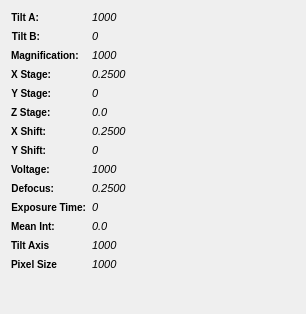
<?xml version="1.0" encoding="UTF-8"?>
<ui version="4.0">
 <class>MRCTiltInfo</class>
 <widget class="QWidget" name="MRCTiltInfo">
  <property name="geometry">
   <rect>
    <x>0</x>
    <y>0</y>
    <width>306</width>
    <height>314</height>
   </rect>
  </property>
  <property name="windowTitle">
   <string>MRC Tilt Information</string>
  </property>
  <layout class="QFormLayout" name="formLayout">
   <item row="0" column="0">
    <widget class="QLabel" name="label_24">
     <property name="font">
      <font>
       <pointsize>-1</pointsize>
       <weight>75</weight>
       <bold>true</bold>
      </font>
     </property>
     <property name="styleSheet">
      <string notr="true">QLabel {
font-weight: bold;
font-size: 10px;
}</string>
     </property>
     <property name="text">
      <string>Tilt A:</string>
     </property>
     <property name="alignment">
      <set>Qt::AlignRight|Qt::AlignTrailing|Qt::AlignVCenter</set>
     </property>
    </widget>
   </item>
   <item row="0" column="1">
    <widget class="QLabel" name="a_tilt">
     <property name="minimumSize">
      <size>
       <width>60</width>
       <height>0</height>
      </size>
     </property>
     <property name="font">
      <font>
       <pointsize>-1</pointsize>
       <italic>true</italic>
      </font>
     </property>
     <property name="styleSheet">
      <string notr="true">QLabel {
	font-size: 11px;
	font-style: italic;
}</string>
     </property>
     <property name="text">
      <string>1000</string>
     </property>
     <property name="scaledContents">
      <bool>true</bool>
     </property>
    </widget>
   </item>
   <item row="1" column="0">
    <widget class="QLabel" name="label_25">
     <property name="font">
      <font>
       <pointsize>-1</pointsize>
       <weight>75</weight>
       <bold>true</bold>
      </font>
     </property>
     <property name="styleSheet">
      <string notr="true">QLabel {
font-weight: bold;
font-size: 10px;
}</string>
     </property>
     <property name="text">
      <string>Tilt B:</string>
     </property>
     <property name="alignment">
      <set>Qt::AlignRight|Qt::AlignTrailing|Qt::AlignVCenter</set>
     </property>
    </widget>
   </item>
   <item row="1" column="1">
    <widget class="QLabel" name="b_tilt">
     <property name="minimumSize">
      <size>
       <width>60</width>
       <height>0</height>
      </size>
     </property>
     <property name="font">
      <font>
       <pointsize>-1</pointsize>
       <italic>true</italic>
      </font>
     </property>
     <property name="styleSheet">
      <string notr="true">QLabel {
	font-size: 11px;
	font-style: italic;
}</string>
     </property>
     <property name="text">
      <string>0</string>
     </property>
     <property name="scaledContents">
      <bool>true</bool>
     </property>
    </widget>
   </item>
   <item row="2" column="0">
    <widget class="QLabel" name="label_12">
     <property name="styleSheet">
      <string notr="true">QLabel {
font-weight: bold;
font-size: 10px;
}</string>
     </property>
     <property name="text">
      <string>Magnification:</string>
     </property>
    </widget>
   </item>
   <item row="2" column="1">
    <widget class="QLabel" name="magnification">
     <property name="minimumSize">
      <size>
       <width>60</width>
       <height>0</height>
      </size>
     </property>
     <property name="font">
      <font>
       <pointsize>-1</pointsize>
       <italic>true</italic>
      </font>
     </property>
     <property name="styleSheet">
      <string notr="true">QLabel {
	font-size: 11px;
	font-style: italic;
}</string>
     </property>
     <property name="text">
      <string>1000</string>
     </property>
     <property name="scaledContents">
      <bool>true</bool>
     </property>
    </widget>
   </item>
   <item row="3" column="0">
    <widget class="QLabel" name="label_27">
     <property name="font">
      <font>
       <pointsize>-1</pointsize>
       <weight>75</weight>
       <bold>true</bold>
      </font>
     </property>
     <property name="styleSheet">
      <string notr="true">QLabel {
font-weight: bold;
font-size: 10px;
}</string>
     </property>
     <property name="text">
      <string>X Stage:</string>
     </property>
     <property name="alignment">
      <set>Qt::AlignRight|Qt::AlignTrailing|Qt::AlignVCenter</set>
     </property>
    </widget>
   </item>
   <item row="3" column="1">
    <widget class="QLabel" name="x_stage">
     <property name="minimumSize">
      <size>
       <width>60</width>
       <height>0</height>
      </size>
     </property>
     <property name="font">
      <font>
       <pointsize>-1</pointsize>
       <italic>true</italic>
      </font>
     </property>
     <property name="styleSheet">
      <string notr="true">QLabel {
	font-size: 11px;
	font-style: italic;
}</string>
     </property>
     <property name="text">
      <string>0.2500</string>
     </property>
     <property name="scaledContents">
      <bool>true</bool>
     </property>
    </widget>
   </item>
   <item row="4" column="0">
    <widget class="QLabel" name="label_28">
     <property name="font">
      <font>
       <pointsize>-1</pointsize>
       <weight>75</weight>
       <bold>true</bold>
      </font>
     </property>
     <property name="styleSheet">
      <string notr="true">QLabel {
font-weight: bold;
font-size: 10px;
}</string>
     </property>
     <property name="text">
      <string>Y Stage:</string>
     </property>
     <property name="alignment">
      <set>Qt::AlignRight|Qt::AlignTrailing|Qt::AlignVCenter</set>
     </property>
    </widget>
   </item>
   <item row="4" column="1">
    <widget class="QLabel" name="y_stage">
     <property name="minimumSize">
      <size>
       <width>60</width>
       <height>0</height>
      </size>
     </property>
     <property name="font">
      <font>
       <pointsize>-1</pointsize>
       <italic>true</italic>
      </font>
     </property>
     <property name="styleSheet">
      <string notr="true">QLabel {
	font-size: 11px;
	font-style: italic;
}</string>
     </property>
     <property name="text">
      <string>0</string>
     </property>
     <property name="scaledContents">
      <bool>true</bool>
     </property>
    </widget>
   </item>
   <item row="5" column="0">
    <widget class="QLabel" name="m_ZMax_5">
     <property name="font">
      <font>
       <pointsize>-1</pointsize>
       <weight>75</weight>
       <bold>true</bold>
      </font>
     </property>
     <property name="styleSheet">
      <string notr="true">QLabel {
font-weight: bold;
font-size: 10px;
}</string>
     </property>
     <property name="text">
      <string>Z Stage:</string>
     </property>
    </widget>
   </item>
   <item row="5" column="1">
    <widget class="QLabel" name="z_stage">
     <property name="minimumSize">
      <size>
       <width>60</width>
       <height>0</height>
      </size>
     </property>
     <property name="font">
      <font>
       <pointsize>-1</pointsize>
       <italic>true</italic>
      </font>
     </property>
     <property name="styleSheet">
      <string notr="true">QLabel {
	font-size: 11px;
	font-style: italic;
}</string>
     </property>
     <property name="text">
      <string>0.0</string>
     </property>
     <property name="scaledContents">
      <bool>true</bool>
     </property>
    </widget>
   </item>
   <item row="6" column="0">
    <widget class="QLabel" name="label_26">
     <property name="font">
      <font>
       <pointsize>-1</pointsize>
       <weight>75</weight>
       <bold>true</bold>
      </font>
     </property>
     <property name="styleSheet">
      <string notr="true">QLabel {
font-weight: bold;
font-size: 10px;
}</string>
     </property>
     <property name="text">
      <string>X Shift:</string>
     </property>
     <property name="alignment">
      <set>Qt::AlignRight|Qt::AlignTrailing|Qt::AlignVCenter</set>
     </property>
    </widget>
   </item>
   <item row="6" column="1">
    <widget class="QLabel" name="x_shift">
     <property name="minimumSize">
      <size>
       <width>60</width>
       <height>0</height>
      </size>
     </property>
     <property name="font">
      <font>
       <pointsize>-1</pointsize>
       <italic>true</italic>
      </font>
     </property>
     <property name="styleSheet">
      <string notr="true">QLabel {
	font-size: 11px;
	font-style: italic;
}</string>
     </property>
     <property name="text">
      <string>0.2500</string>
     </property>
     <property name="scaledContents">
      <bool>true</bool>
     </property>
    </widget>
   </item>
   <item row="7" column="0">
    <widget class="QLabel" name="label_29">
     <property name="font">
      <font>
       <pointsize>-1</pointsize>
       <weight>75</weight>
       <bold>true</bold>
      </font>
     </property>
     <property name="styleSheet">
      <string notr="true">QLabel {
font-weight: bold;
font-size: 10px;
}</string>
     </property>
     <property name="text">
      <string>Y Shift:</string>
     </property>
     <property name="alignment">
      <set>Qt::AlignRight|Qt::AlignTrailing|Qt::AlignVCenter</set>
     </property>
    </widget>
   </item>
   <item row="7" column="1">
    <widget class="QLabel" name="y_shift">
     <property name="minimumSize">
      <size>
       <width>60</width>
       <height>0</height>
      </size>
     </property>
     <property name="font">
      <font>
       <pointsize>-1</pointsize>
       <italic>true</italic>
      </font>
     </property>
     <property name="styleSheet">
      <string notr="true">QLabel {
	font-size: 11px;
	font-style: italic;
}</string>
     </property>
     <property name="text">
      <string>0</string>
     </property>
     <property name="scaledContents">
      <bool>true</bool>
     </property>
    </widget>
   </item>
   <item row="8" column="0">
    <widget class="QLabel" name="label_11">
     <property name="styleSheet">
      <string notr="true">QLabel {
font-weight: bold;
font-size: 10px;
}</string>
     </property>
     <property name="text">
      <string>Voltage:</string>
     </property>
    </widget>
   </item>
   <item row="8" column="1">
    <widget class="QLabel" name="voltage">
     <property name="minimumSize">
      <size>
       <width>60</width>
       <height>0</height>
      </size>
     </property>
     <property name="font">
      <font>
       <pointsize>-1</pointsize>
       <italic>true</italic>
      </font>
     </property>
     <property name="styleSheet">
      <string notr="true">QLabel {
	font-size: 11px;
	font-style: italic;
}</string>
     </property>
     <property name="text">
      <string>1000</string>
     </property>
     <property name="scaledContents">
      <bool>true</bool>
     </property>
    </widget>
   </item>
   <item row="9" column="0">
    <widget class="QLabel" name="label_30">
     <property name="font">
      <font>
       <pointsize>-1</pointsize>
       <weight>75</weight>
       <bold>true</bold>
      </font>
     </property>
     <property name="styleSheet">
      <string notr="true">QLabel {
font-weight: bold;
font-size: 10px;
}</string>
     </property>
     <property name="text">
      <string>Defocus:</string>
     </property>
     <property name="alignment">
      <set>Qt::AlignRight|Qt::AlignTrailing|Qt::AlignVCenter</set>
     </property>
    </widget>
   </item>
   <item row="9" column="1">
    <widget class="QLabel" name="defocus">
     <property name="minimumSize">
      <size>
       <width>60</width>
       <height>0</height>
      </size>
     </property>
     <property name="font">
      <font>
       <pointsize>-1</pointsize>
       <italic>true</italic>
      </font>
     </property>
     <property name="styleSheet">
      <string notr="true">QLabel {
	font-size: 11px;
	font-style: italic;
}</string>
     </property>
     <property name="text">
      <string>0.2500</string>
     </property>
     <property name="scaledContents">
      <bool>true</bool>
     </property>
    </widget>
   </item>
   <item row="10" column="0">
    <widget class="QLabel" name="label_31">
     <property name="font">
      <font>
       <pointsize>-1</pointsize>
       <weight>75</weight>
       <bold>true</bold>
      </font>
     </property>
     <property name="styleSheet">
      <string notr="true">QLabel {
font-weight: bold;
font-size: 10px;
}</string>
     </property>
     <property name="text">
      <string>Exposure Time:</string>
     </property>
     <property name="alignment">
      <set>Qt::AlignRight|Qt::AlignTrailing|Qt::AlignVCenter</set>
     </property>
    </widget>
   </item>
   <item row="10" column="1">
    <widget class="QLabel" name="exp_time">
     <property name="minimumSize">
      <size>
       <width>60</width>
       <height>0</height>
      </size>
     </property>
     <property name="font">
      <font>
       <pointsize>-1</pointsize>
       <italic>true</italic>
      </font>
     </property>
     <property name="styleSheet">
      <string notr="true">QLabel {
	font-size: 11px;
	font-style: italic;
}</string>
     </property>
     <property name="text">
      <string>0</string>
     </property>
     <property name="scaledContents">
      <bool>true</bool>
     </property>
    </widget>
   </item>
   <item row="11" column="0">
    <widget class="QLabel" name="m_ZMax_6">
     <property name="font">
      <font>
       <pointsize>-1</pointsize>
       <weight>75</weight>
       <bold>true</bold>
      </font>
     </property>
     <property name="styleSheet">
      <string notr="true">QLabel {
font-weight: bold;
font-size: 10px;
}</string>
     </property>
     <property name="text">
      <string>Mean Int:</string>
     </property>
    </widget>
   </item>
   <item row="11" column="1">
    <widget class="QLabel" name="mean_int">
     <property name="minimumSize">
      <size>
       <width>60</width>
       <height>0</height>
      </size>
     </property>
     <property name="font">
      <font>
       <pointsize>-1</pointsize>
       <italic>true</italic>
      </font>
     </property>
     <property name="styleSheet">
      <string notr="true">QLabel {
	font-size: 11px;
	font-style: italic;
}</string>
     </property>
     <property name="text">
      <string>0.0</string>
     </property>
     <property name="scaledContents">
      <bool>true</bool>
     </property>
    </widget>
   </item>
   <item row="12" column="0">
    <widget class="QLabel" name="label_5">
     <property name="styleSheet">
      <string notr="true">QLabel {
font-weight: bold;
font-size: 10px;
}</string>
     </property>
     <property name="text">
      <string>Tilt Axis</string>
     </property>
    </widget>
   </item>
   <item row="12" column="1">
    <widget class="QLabel" name="tiltaxis">
     <property name="minimumSize">
      <size>
       <width>60</width>
       <height>0</height>
      </size>
     </property>
     <property name="font">
      <font>
       <pointsize>-1</pointsize>
       <italic>true</italic>
      </font>
     </property>
     <property name="styleSheet">
      <string notr="true">QLabel {
	font-size: 11px;
	font-style: italic;
}</string>
     </property>
     <property name="text">
      <string>1000</string>
     </property>
     <property name="scaledContents">
      <bool>true</bool>
     </property>
    </widget>
   </item>
   <item row="13" column="0">
    <widget class="QLabel" name="label_10">
     <property name="styleSheet">
      <string notr="true">QLabel {
font-weight: bold;
font-size: 10px;
}</string>
     </property>
     <property name="text">
      <string>Pixel Size</string>
     </property>
    </widget>
   </item>
   <item row="13" column="1">
    <widget class="QLabel" name="pixelsize">
     <property name="minimumSize">
      <size>
       <width>60</width>
       <height>0</height>
      </size>
     </property>
     <property name="font">
      <font>
       <pointsize>-1</pointsize>
       <italic>true</italic>
      </font>
     </property>
     <property name="styleSheet">
      <string notr="true">QLabel {
	font-size: 11px;
	font-style: italic;
}</string>
     </property>
     <property name="text">
      <string>1000</string>
     </property>
     <property name="scaledContents">
      <bool>true</bool>
     </property>
    </widget>
   </item>
  </layout>
 </widget>
 <resources/>
 <connections/>
</ui>
